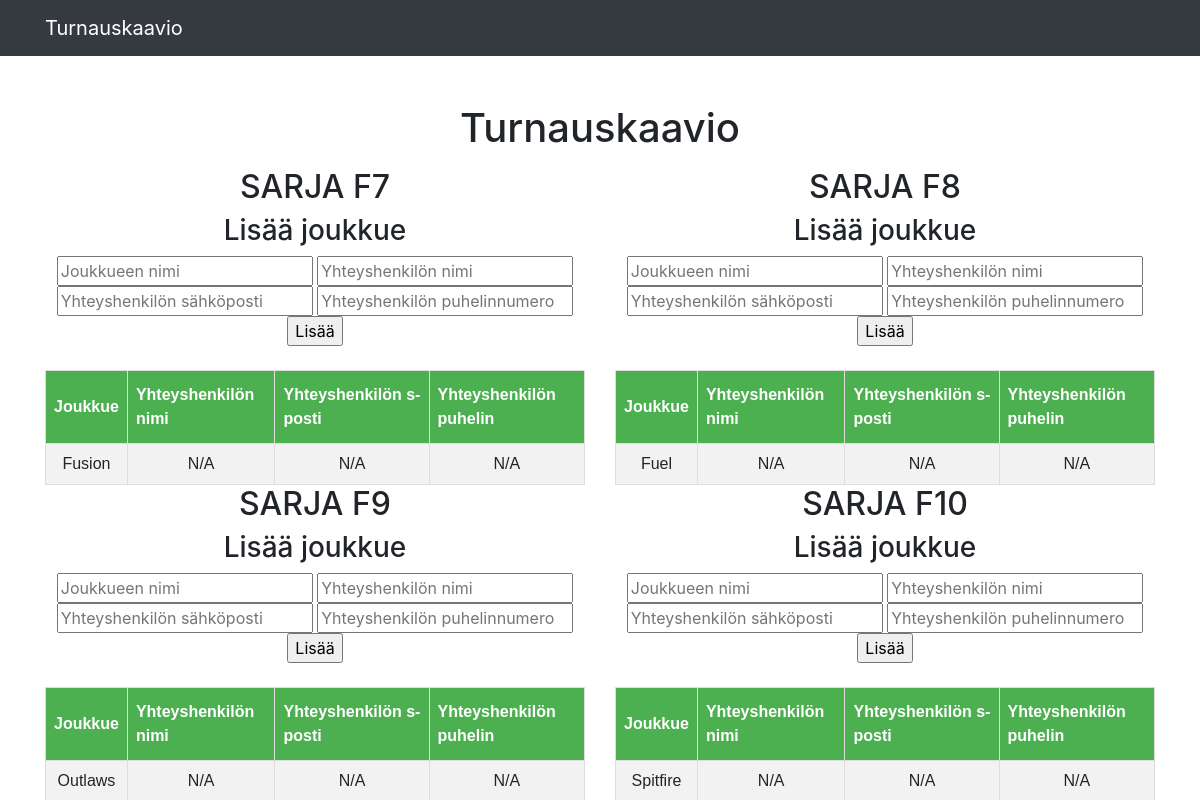
The page / on the database its author committed.
### tables this page shows
CREATE TABLE `sarja_f7` (
  `joukkueNimi` varchar(30) NOT NULL,
  `yhtNimi` varchar(30) NOT NULL,
  `yhtEmail` varchar(30) NOT NULL,
  `yhtPhone` varchar(15) NOT NULL
);

CREATE TABLE `sarja_f8` (
  `joukkueNimi` varchar(30) NOT NULL,
  `yhtNimi` varchar(30) NOT NULL,
  `yhtEmail` varchar(30) NOT NULL,
  `yhtPhone` varchar(15) NOT NULL
);

CREATE TABLE `sarja_f9` (
  `joukkueNimi` varchar(30) NOT NULL,
  `yhtNimi` varchar(30) NOT NULL,
  `yhtEmail` varchar(30) NOT NULL,
  `yhtPhone` varchar(15) NOT NULL
);

CREATE TABLE `sarja_f10` (
  `joukkueNimi` varchar(30) NOT NULL,
  `yhtNimi` varchar(30) NOT NULL,
  `yhtEmail` varchar(30) NOT NULL,
  `yhtPhone` varchar(15) NOT NULL
);

### index.php (the view, shortened to what this page needs)
<!DOCTYPE html>
<html>
  <head>
    <link href="css/bootstrap.min.css" rel="stylesheet">
    <link href="css/stylesheet-custom.css" rel="stylesheet">
  </head>
  <body>
    <nav class="navbar navbar-expand-lg navbar-dark bg-dark fixed-top">
      <div class="container">
        <a class="navbar-brand" href="#">Turnauskaavio</a>
      </div>
    </nav>
    <div class="container">
      <div class="row">
        <div class="col-lg-12 text-center">
          <h1 class="mt-5">Turnauskaavio</h1>
          <div class=row>
            <div class="col-lg-6">
              <h2> SARJA F7</h2>
              <h3>Lisää joukkue</h3>
              <form action="addItem7.php" method="post">
                  <input type="text" name="joukkueNimi" placeholder="Joukkueen nimi"/>
                  <input type="text" name="yhtNimi" placeholder="Yhteyshenkilön nimi"/>
                  <input type="text" name="yhtEmail" placeholder="Yhteyshenkilön sähköposti"/>
                  <input type="text" name="yhtPhone" placeholder="Yhteyshenkilön puhelinnumero"/>
                  <input type="submit" value="Lisää"/>
                </form>
                <br>
              <?php
                require_once('db.php');
                $sql = "SELECT joukkueNimi, yhtNimi, yhtEmail, yhtPhone FROM sarja_f7";
                $result = $conn->query($sql);
                if ($result->num_rows >0) {
                echo '<table id="play">';
                echo '<tr><th>Joukkue</th><th>Yhteyshenkilön nimi</th><th>Yhteyshenkilön s-posti</th><th>Yhteyshenkilön puhelin</th></tr>';
                while($row = $result->fetch_assoc()) {
                  echo "<tr>
                          <td>" . $row["joukkueNimi"]. "</td>
                          <td>" . $row["yhtNimi"]. "</td>
                          <td>" . $row["yhtEmail"]. "</td>
                          <td>" . $row["yhtPhone"]. "</td>
                       </tr>";
                }
                echo "</table>";
                }
                else {
                echo "0 results";
                }
                ?>
              </div>
            <div class="col-lg-6">
              <h2> SARJA F8</h2>
              <h3>Lisää joukkue</h3>
              <form action="addItem8.php" method="post">
                  <input type="text" name="joukkueNimi" placeholder="Joukkueen nimi"/>
                  <input type="text" name="yhtNimi" placeholder="Yhteyshenkilön nimi"/>
                  <input type="text" name="yhtEmail" placeholder="Yhteyshenkilön sähköposti"/>
                  <input type="text" name="yhtPhone" placeholder="Yhteyshenkilön puhelinnumero"/>
                  <input type="submit" value="Lisää"/>
                </form>
                <br>
              <?php
                require_once('db.php');
                  $sql = "SELECT joukkueNimi, yhtNimi, yhtEmail, yhtPhone FROM sarja_f8";
                  $result = $conn->query($sql);
                  if ($result->num_rows >0) {
                    echo '<table id="play">';
                    echo '<tr><th>Joukkue</th><th>Yhteyshenkilön nimi</th><th>Yhteyshenkilön s-posti</th><th>Yhteyshenkilön puhelin</th></tr>';
                    while($row = $result->fetch_assoc()) {
                      echo "<tr>
                              <td>" . $row["joukkueNimi"]. "</td>
                              <td>" . $row["yhtNimi"]. "</td>
                              <td>" . $row["yhtEmail"]. "</td>
                              <td>" . $row["yhtPhone"]. "</td>
                           </tr>";
                    }
                    echo "</table>";
                    }
                  else {
                    echo "0 results";
                  }
                  ?>
            </div>
          </div>
          <div class=row>
            <div class="col-lg-6">
              <h2> SARJA F9</h2>
              <h3>Lisää joukkue</h3>
              <form action="addItem9.php" method="post">
                    <input type="text" name="joukkueNimi" placeholder="Joukkueen nimi"/>
                    <input type="text" name="yhtNimi" placeholder="Yhteyshenkilön nimi"/>
                    <input type="text" name="yhtEmail" placeholder="Yhteyshenkilön sähköposti"/>
                    <input type="text" name="yhtPhone" placeholder="Yhteyshenkilön puhelinnumero"/>
                    <input type="submit" value="Lisää"/>
                  </form>
                  <br>
              <?php
                    require_once('db.php');
                      $sql = "SELECT joukkueNimi, yhtNimi, yhtEmail, yhtPhone FROM sarja_f9";
                      $result = $conn->query($sql);
                      if ($result->num_rows >0) {
                        echo '<table id="play">';
                        echo '<tr><th>Joukkue</th><th>Yhteyshenkilön nimi</th><th>Yhteyshenkilön s-posti</th><th>Yhteyshenkilön puhelin</th></tr>';
                        while($row = $result->fetch_assoc()) {
                          echo "<tr>
                                  <td>" . $row["joukkueNimi"]. "</td>
                                  <td>" . $row["yhtNimi"]. "</td>
                                  <td>" . $row["yhtEmail"]. "</td>
                                  <td>" . $row["yhtPhone"]. "</td>
                               </tr>";
                        }
                        echo "</table>";
                        }
                      else {
                        echo "0 results";
                      }
                      ?>
            </div>
            <div class="col-lg-6">
              <h2> SARJA F10</h2>
              <h3>Lisää joukkue</h3>
              <form action="addItem10.php" method="post">
                    <input type="text" name="joukkueNimi" placeholder="Joukkueen nimi"/>
                    <input type="text" name="yhtNimi" placeholder="Yhteyshenkilön nimi"/>
                    <input type="text" name="yhtEmail" placeholder="Yhteyshenkilön sähköposti"/>
                    <input type="text" name="yhtPhone" placeholder="Yhteyshenkilön puhelinnumero"/>
                    <input type="submit" value="Lisää"/>
                  </form>
                    <br>
              <?php
                  require_once('db.php');
                    $sql = "SELECT joukkueNimi, yhtNimi, yhtEmail, yhtPhone FROM sarja_f10";
                    $result = $conn->query($sql);
                    if ($result->num_rows >0) {
                            echo '<table id="play">';
                            echo '<tr><th>Joukkue</th><th>Yhteyshenkilön nimi</th><th>Yhteyshenkilön s-posti</th><th>Yhteyshenkilön puhelin</th></tr>';
                            while($row = $result->fetch_assoc()) {
                              echo "<tr>
                                      <td>" . $row["joukkueNimi"]. "</td>
                                      <td>" . $row["yhtNimi"]. "</td>
                                      <td>" . $row["yhtEmail"]. "</td>
                                      <td>" . $row["yhtPhone"]. "</td>
                                   </tr>";
                            }
                            echo "</table>";
                            }
                    else {
                      echo "0 results";
                    }
                    ?>
            </div>
          </div>
        </div>
      </div>
    </div>
  </body>
</html>

### css/stylesheet-custom.css (style rules this page uses)
body { padding-top: 54px; }
@media (min-width: 992px) { body { padding-top: 56px; } }
#play { font-family: "Trebuchet MS", Arial, Helvetica, sans-serif; border-collapse: collapse; width: 100%; }
#play td, #play th { border: 1px solid #ddd; padding: 8px; }
#play tr:nth-child(even) { background-color: #f2f2f2; }
#play th { padding-top: 12px; padding-bottom: 12px; text-align: left; background-color: #4CAF50; color: white; }

### rows shown on the page
sarja_f7: joukkueNimi "Fusion", yhtNimi "N/A", yhtEmail "N/A", yhtPhone "N/A"
sarja_f8: joukkueNimi "Fuel", yhtNimi "N/A", yhtEmail "N/A", yhtPhone "N/A"
sarja_f9: joukkueNimi "Outlaws", yhtNimi "N/A", yhtEmail "N/A", yhtPhone "N/A"
sarja_f10: joukkueNimi "Spitfire", yhtNimi "N/A", yhtEmail "N/A", yhtPhone "N/A"
